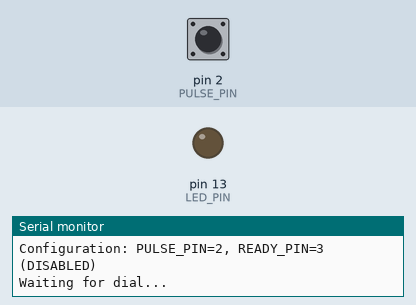
A sketch run on a simulated Arduino Uno, built with avr-gcc and run on an emulated ATmega328P. Parts: output pins drawn as LEDs (lit = HIGH), the last lines printed to the serial monitor. The inputs (shaded band) are chosen by the test bench; at power-on: pin 2 (PULSE_PIN) HIGH.

Above: at 1.3 s.
1.4 s: pin 2 (PULSE_PIN) pulled LOW for 0.15 s
At 3.9 s:
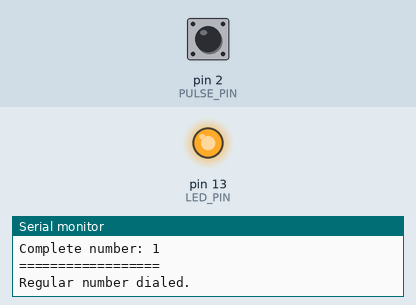
4.4 s: pin 2 (PULSE_PIN) pulled LOW for 1 s
At 5.3 s:
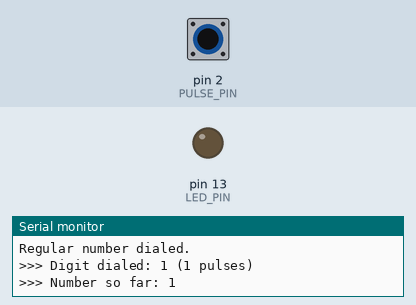
7.4 s: pin 2 (PULSE_PIN) pulled LOW for 3.2 s
At 9.9 s:
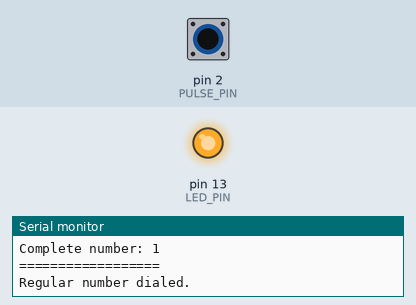
Timing chart, 0 to 11.5 s (numbered marks = the images above; inputs shaded):
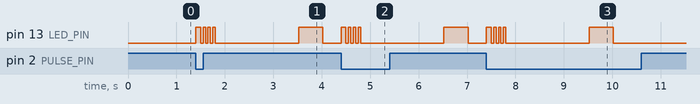

The sketch:

sketch_dec25a.ino
```cpp
/*
 * Rotary Telephone Dial Decoder for Arduino
 *
 * This sketch reads pulses from a rotary telephone dial and decodes the dialed digits.
 *
 * Rotary dials work by:
 * 1. When you rotate the dial, it opens a pulse contact
 * 2. As the dial returns, it generates pulses (1 pulse = digit 1, 10 pulses = digit 0)
 * 3. Each pulse is ~60ms long with ~40ms between pulses
 *
 * 3-WIRE PHONE SETUP:
 * - Wire 1: Pulse contact -> Pin 2
 * - Wire 2: Common/Ground -> GND
 * - Wire 3: Ready contact -> Pin 3 (or leave unconnected)
 *
 * DIAGNOSTIC MODE: Set to true to help identify wires
 *
 * Author: Arduino Dial Project
 * Date: December 2025
 */


// ===== CONFIGURATION =====
const bool DIAGNOSTIC_MODE = false;  // Set to true to see raw pin states
const bool USE_READY_PIN = false;    // Set to true only if ready contact is connected and working


// Pin definitions
const int PULSE_PIN = 2;   // Pulse contact pin (interrupt capable)
const int READY_PIN = 3;   // Ready/off-normal contact pin (optional)
const int LED_PIN = 13;    // Built-in LED for feedback


// Timing constants (in milliseconds)
const unsigned long PULSE_MIN_WIDTH = 20;     // Minimum pulse width to be valid
const unsigned long DIGIT_TIMEOUT = 100;      // Time between last pulse and digit completion
const unsigned long DIAL_TIMEOUT = 2000;      // Time before clearing the dialed number


// Variables
volatile int pulseCount = 0;              // Count of pulses received
volatile unsigned long lastPulseTime = 0; // Time of last pulse
volatile unsigned long pulseStartTime = 0; // Time when pulse started
String dialedNumber = "";                 // Complete dialed number
bool dialingInProgress = false;           // Flag to track dialing state
unsigned long lastDigitTime = 0;          // Time when last digit was completed
int lastPulseState = HIGH;                // Previous state of pulse pin
int lastReadyState = HIGH;                // Previous state of ready pin


void setup() {
  // Initialize serial communication
  Serial.begin(9600);
  Serial.println("========================================");
  Serial.println("Rotary Phone Decoder Started");
  Serial.println("========================================");

  if (DIAGNOSTIC_MODE) {
    Serial.println("** DIAGNOSTIC MODE ENABLED **");
    Serial.println("Watch pin states to identify your wires:");
    Serial.println("- Pulse pin should change rapidly when dial returns");
    Serial.println("- Ready pin changes when you rotate the dial");
    Serial.println();
  }

  Serial.print("Configuration: ");
  Serial.print("PULSE_PIN="); Serial.print(PULSE_PIN);
  Serial.print(", READY_PIN="); Serial.print(READY_PIN);
  Serial.print(" ("); Serial.print(USE_READY_PIN ? "ENABLED" : "DISABLED"); Serial.println(")");
  Serial.println("Waiting for dial...");
  Serial.println();

  // Configure pins
  pinMode(PULSE_PIN, INPUT_PULLUP);
  pinMode(READY_PIN, INPUT_PULLUP);
  pinMode(LED_PIN, OUTPUT);

  // Attach interrupt to pulse pin (triggers on falling edge)
  attachInterrupt(digitalPinToInterrupt(PULSE_PIN), pulseInterrupt, FALLING);

  // Initial LED state
  digitalWrite(LED_PIN, LOW);
}


void loop() {
  // Diagnostic mode - print raw pin states
  if (DIAGNOSTIC_MODE) {
    int pulseState = digitalRead(PULSE_PIN);
    int readyState = digitalRead(READY_PIN);

    if (pulseState != lastPulseState || readyState != lastReadyState) {
      Serial.print("PULSE_PIN="); Serial.print(pulseState ? "HIGH" : "LOW ");
      Serial.print("  READY_PIN="); Serial.println(readyState ? "HIGH" : "LOW ");
      lastPulseState = pulseState;
      lastReadyState = readyState;
    }
    delay(10);
    return;
  }

  // Normal operation
  // Check if ready pin indicates dialing (only if enabled)
  if (USE_READY_PIN) {
    bool dialIsRotating = (digitalRead(READY_PIN) == LOW);

    if (dialIsRotating && !dialingInProgress) {
      dialingInProgress = true;
      pulseCount = 0;
      digitalWrite(LED_PIN, HIGH);  // Turn on LED when dialing
      Serial.println("[Dial rotating...]");
    }
  }

  // Check if we've received all pulses for current digit
  if (pulseCount > 0 && (millis() - lastPulseTime) > DIGIT_TIMEOUT) {
    processDigit();
  }

  // Check if complete number should be processed
  if (dialedNumber.length() > 0 && (millis() - lastDigitTime) > DIAL_TIMEOUT) {
    processDialedNumber();
  }
}


// Interrupt service routine - called on each pulse
void pulseInterrupt() {
  unsigned long now = millis();
  unsigned long timeSinceLastPulse = now - lastPulseTime;

  // Debounce: ignore pulses that come too quickly (likely noise)
  if (timeSinceLastPulse > PULSE_MIN_WIDTH) {
    pulseCount++;
    lastPulseTime = now;

    // Visual feedback on each pulse
    digitalWrite(LED_PIN, HIGH);
  }
}


// Process a completed digit
void processDigit() {
  int digit = pulseCount;

  // Validate pulse count (should be 1-10)
  if (digit < 1 || digit > 10) {
    Serial.print("Invalid pulse count: ");
    Serial.print(digit);
    Serial.println(" (expected 1-10, ignoring)");
    pulseCount = 0;
    dialingInProgress = false;
    digitalWrite(LED_PIN, LOW);
    return;
  }

  // Convert 10 pulses to 0
  if (digit == 10) {
    digit = 0;
  }

  // Add digit to dialed number
  dialedNumber += String(digit);
  lastDigitTime = millis();

  // Print feedback
  Serial.print(">>> Digit dialed: ");
  Serial.print(digit);
  Serial.print(" (");
  Serial.print(pulseCount);
  Serial.println(" pulses)");
  Serial.print(">>> Number so far: ");
  Serial.println(dialedNumber);
  Serial.println();

  // Flash LED to indicate digit registered
  for (int i = 0; i < 3; i++) {
    digitalWrite(LED_PIN, LOW);
    delay(50);
    digitalWrite(LED_PIN, HIGH);
    delay(50);
  }

  // Reset for next digit
  pulseCount = 0;
  dialingInProgress = false;
  digitalWrite(LED_PIN, LOW);
}


// Process the complete dialed number
void processDialedNumber() {
  Serial.println("==================");
  Serial.print("Complete number: ");
  Serial.println(dialedNumber);
  Serial.println("==================");

  // Here you can add your custom logic:
  // - Make phone calls via GSM module
  // - Control smart home devices
  // - Play MP3 files based on number
  // - Send data to computer/server
  // - Trigger specific actions for specific numbers

  // Example: Check for specific numbers
  if (dialedNumber == "911") {
    Serial.println("Emergency number dialed!");
    emergencyAction();
  } else if (dialedNumber == "411") {
    Serial.println("Information number dialed!");
    informationAction();
  } else {
    Serial.println("Regular number dialed.");
    regularAction();
  }

  // Clear the dialed number
  dialedNumber = "";
}


// Custom action functions - customize these for your project
void emergencyAction() {
  // Add your emergency action code here
  // Example: activate an alarm, send notification, etc.
  for (int i = 0; i < 10; i++) {
    digitalWrite(LED_PIN, HIGH);
    delay(100);
    digitalWrite(LED_PIN, LOW);
    delay(100);
  }
}


void informationAction() {
  // Add your information action code here
  // Example: play a voice message, display info, etc.
  digitalWrite(LED_PIN, HIGH);
  delay(1000);
  digitalWrite(LED_PIN, LOW);
}


void regularAction() {
  // Add your regular action code here
  // Example: process normal phone calls, log number, etc.
  digitalWrite(LED_PIN, HIGH);
  delay(500);
  digitalWrite(LED_PIN, LOW);
}
```

Measured:
- after the input at 1.4 s, pin 13 (LED_PIN): goes HIGH 0.10 s, 3 × (LOW 0.05 s, HIGH 0.05 s), LOW 1.7 s, HIGH 0.50 s, then LOW, starting at once
- after the input at 4.4 s, pin 13 (LED_PIN): goes HIGH 0.10 s, 3 × (LOW 0.05 s, HIGH 0.05 s), LOW 1.7 s, HIGH 0.50 s, then LOW, starting at once
- after the input at 7.4 s, pin 13 (LED_PIN): goes HIGH 0.10 s, 3 × (LOW 0.05 s, HIGH 0.05 s), LOW 1.7 s, HIGH 0.50 s, then LOW, starting at once
